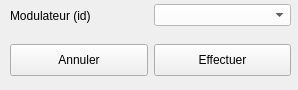
<?xml version="1.0" encoding="UTF-8"?>
<ui version="4.0">
 <class>ChangeModulateurDialog</class>
 <widget class="QWidget" name="ChangeModulateurDialog">
  <property name="geometry">
   <rect>
    <x>0</x>
    <y>0</y>
    <width>298</width>
    <height>90</height>
   </rect>
  </property>
  <property name="windowTitle">
   <string>Form</string>
  </property>
  <property name="styleSheet">
   <string notr="true"/>
  </property>
  <widget class="QWidget" name="horizontalLayoutWidget">
   <property name="geometry">
    <rect>
     <x>10</x>
     <y>0</y>
     <width>281</width>
     <height>31</height>
    </rect>
   </property>
   <layout class="QHBoxLayout" name="horizontalLayout">
    <item>
     <widget class="QLabel" name="modulateurLabel">
      <property name="text">
       <string>Modulateur (id)</string>
      </property>
     </widget>
    </item>
    <item>
     <widget class="QComboBox" name="modulateurComboBox">
      <property name="styleSheet">
       <string notr="true">QComboBox 
{
background: white;
}

QComboBox QAbstractItemView 
{
background-color: white;
selection-color: dark-grey;
}</string>
      </property>
     </widget>
    </item>
   </layout>
  </widget>
  <widget class="QWidget" name="horizontalLayoutWidget_2">
   <property name="geometry">
    <rect>
     <x>10</x>
     <y>40</y>
     <width>281</width>
     <height>41</height>
    </rect>
   </property>
   <layout class="QHBoxLayout" name="horizontalLayout_2">
    <item>
     <widget class="QPushButton" name="cancelPushButton">
      <property name="minimumSize">
       <size>
        <width>0</width>
        <height>32</height>
       </size>
      </property>
      <property name="text">
       <string>Annuler</string>
      </property>
     </widget>
    </item>
    <item>
     <widget class="QPushButton" name="updatePushButton">
      <property name="minimumSize">
       <size>
        <width>0</width>
        <height>32</height>
       </size>
      </property>
      <property name="text">
       <string>Effectuer</string>
      </property>
     </widget>
    </item>
   </layout>
  </widget>
 </widget>
 <resources/>
 <connections/>
</ui>
